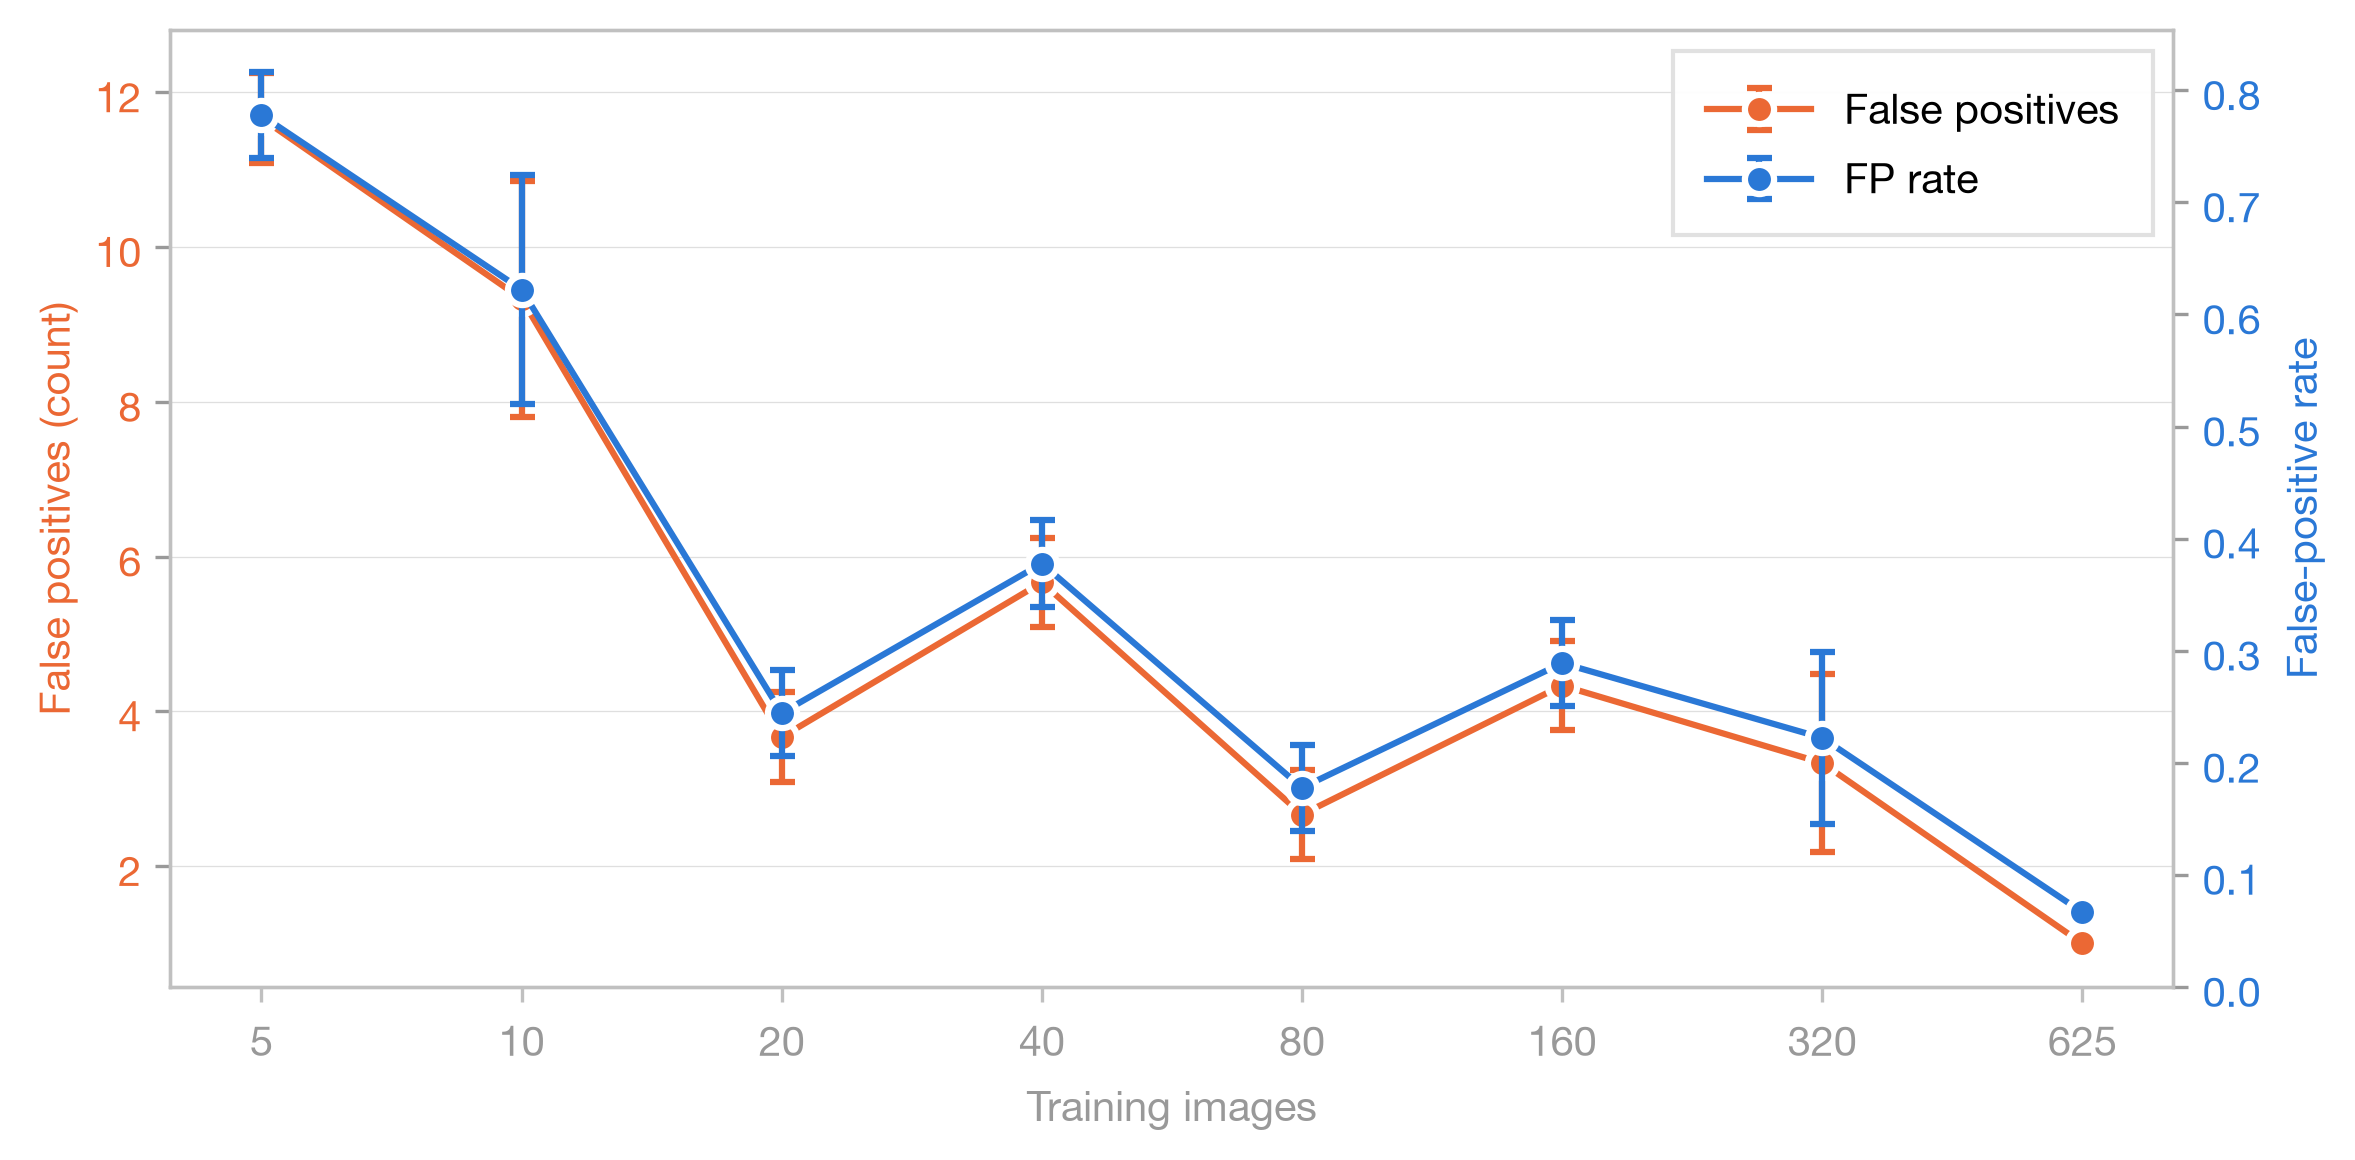

Source code (Python):
"""False positives vs. training size for the data-scaling experiment.

Uses the canonical prediction dataset's normal_false_positive flags to report
case-level false-alarm counts and rates on normal cases. Outputs terminal tables,
Markdown, JSON, PNG, and PDF with mean ± sample SD across seeds 42/43/44 at
final checkpoints.

Run from the project root:
    python analysis/data_scaling/evaluate_false_positives/evaluate_false_positives.py
"""

import json
import sys
from collections import defaultdict
from pathlib import Path
from statistics import mean, stdev

import matplotlib
matplotlib.use("Agg")
import matplotlib.pyplot as plt

SCRIPT_DIR = Path(__file__).resolve().parent
PROJECT_ROOT = SCRIPT_DIR.parents[2]
if str(PROJECT_ROOT) not in sys.path:
    sys.path.insert(0, str(PROJECT_ROOT))

from analysis.predictions_dataset.constants import MIN_PRED_AREA_FRACTION
from analysis.predictions_dataset.load_predictions_dataset import (
    DatasetValidationError,
    load_predictions_dataset,
)

OUT_BASE = "evaluate_false_positives"
NOISE_FLOOR = f"{MIN_PRED_AREA_FRACTION * 100:g}% of image area"
EXPERIMENT_NAME = "data_scaling"
EVALUATION_SPLIT = "test"
CHECKPOINT = "final"
SEEDS = [42, 43, 44]
SIZES = [5, 10, 20, 40, 80, 160, 320, 625]
FP_COUNT_COLOR = "#eb6834"
FP_RATE_COLOR = "#2a78d6"

plt.rcParams.update({
    "font.family": "sans-serif",
    "font.sans-serif": ["Helvetica Neue", "Helvetica", "Arial", "sans-serif"],
    "font.size": 10,
    "font.weight": "400",
    "axes.labelsize": 10,
    "axes.labelcolor": "#999999",
    "xtick.labelsize": 10,
    "ytick.labelsize": 10,
    "xtick.color": "#999999",
    "ytick.color": "#999999",
    "legend.fontsize": 10,
    "legend.framealpha": 0.95,
    "legend.edgecolor": "#e0e0e0",
    "grid.linewidth": 0.3,
    "grid.alpha": 0.4,
    "figure.facecolor": "white",
    "axes.facecolor": "white",
    "axes.spines.top": True,
    "axes.spines.right": True,
})


def select_runs(rows):
    runs = defaultdict(list)
    for row in rows:
        if (
            row.experiment_name == EXPERIMENT_NAME
            and row.evaluation_split == EVALUATION_SPLIT
            and row.checkpoint == CHECKPOINT
            and row.training_set_size in SIZES
            and row.seed in SEEDS
        ):
            runs[row.training_set_size, row.seed].append(row)

    reference_cases = None
    for size in SIZES:
        for seed in SEEDS:
            run = runs[size, seed]
            if not run:
                raise DatasetValidationError(f"Missing scaling run: size={size}, seed={seed}")
            if len({row.configuration_id for row in run}) != 1:
                raise DatasetValidationError(f"Multiple configurations: size={size}, seed={seed}")
            cases = {row.image_id: (row.pathology, row.mass_present) for row in run}
            if len(cases) != len(run):
                raise DatasetValidationError(f"Duplicate test cases: size={size}, seed={seed}")
            if set(row.pathology for row in run) != {"malignant", "benign", "normal"}:
                raise DatasetValidationError(f"Missing or unknown pathology: size={size}, seed={seed}")
            if reference_cases is None:
                reference_cases = cases
            if cases != reference_cases:
                raise DatasetValidationError(f"Test cases differ: size={size}, seed={seed}")
            for row in run:
                if row.pathology in ("malignant", "benign"):
                    if not row.mass_present:
                        raise DatasetValidationError(f"Invalid mass case: {row.image_id}")
                elif row.pathology == "normal":
                    if (
                        row.mass_present
                        or not isinstance(row.normal_false_positive, bool)
                        or row.normal_false_positive != row.triage_detection_flag
                    ):
                        raise DatasetValidationError(f"Invalid normal case: {row.image_id}")
                else:
                    raise DatasetValidationError(f"Unknown pathology: {row.pathology}")
    return runs


def count_false_positives(rows):
    normal_cases = [row for row in rows if row.pathology == "normal"]
    if not normal_cases:
        raise DatasetValidationError("Missing normal cases")
    return sum(row.normal_false_positive for row in normal_cases), len(normal_cases)


def summarize_sizes(runs):
    counts_per_seed = []
    count_metrics = {"mean": [], "std": []}
    rate_metrics = {"mean": [], "std": []}
    for size in SIZES:
        results = [count_false_positives(runs[size, seed]) for seed in SEEDS]
        counts = [count for count, _ in results]
        rates = [count / n_normal for count, n_normal in results]
        counts_per_seed.append(counts)
        for metric, values in ((count_metrics, counts), (rate_metrics, rates)):
            metric["mean"].append(mean(values))
            metric["std"].append(stdev(values))
    return counts_per_seed, count_metrics, rate_metrics


def main():
    data = load_predictions_dataset()
    runs = select_runs(data.rows)
    counts_per_seed, count_metrics, rate_metrics = summarize_sizes(runs)
    _, n_normal = count_false_positives(runs[SIZES[0], SEEDS[0]])
    title = "False positives vs. training size"
    description = (
        "Data-scaling test runs: seeds 42/43/44, final checkpoints, "
        f"training sizes {', '.join(map(str, SIZES))}, noise floor {NOISE_FLOOR}. "
        "Values are mean ± sample SD across seeds."
    )
    payload = {
        "title": title,
        "description": description,
        "noise_floor": NOISE_FLOOR,
        "seeds": SEEDS,
        "training_set_sizes": SIZES,
        "normal_cases": n_normal,
        "dataset_snapshot_id": data.snapshot_id,
        "experiment_name": EXPERIMENT_NAME,
        "evaluation_split": EVALUATION_SPLIT,
        "checkpoint": CHECKPOINT,
        "fp_count_per_seed": counts_per_seed,
        "fp_count": count_metrics,
        "fp_rate": rate_metrics,
    }
    json_path = SCRIPT_DIR / f"{OUT_BASE}.json"
    json_path.write_text(json.dumps(payload, indent=2, allow_nan=False) + "\n", encoding="utf-8")

    lines = [
        f"# {title}", "", description, "",
        f"Dataset snapshot: `{data.snapshot_id}`.", "",
        "A false positive is a Normal (mass-free) case the model flags as containing "
        "any retained mass. Every image is one patient with at most one mass, so "
        "this is a single case-level signal, not a count of predicted components.", "",
        "Values are mean ± sample standard deviation across the three seeds.", "",
        f"Normal test cases: {n_normal}.", "",
        "| Training size | Seed 42 | Seed 43 | Seed 44 | Mean FP rate | Mean FP count |",
        "|--------------:|:-------:|:-------:|:-------:|-------------:|--------------:|",
    ]
    for index, size in enumerate(SIZES):
        counts = counts_per_seed[index]
        lines.append(
            f"| {size} | {counts[0]}/{n_normal} | {counts[1]}/{n_normal} | {counts[2]}/{n_normal} | "
            f"{rate_metrics['mean'][index]:.4f} ± {rate_metrics['std'][index]:.4f} | "
            f"{count_metrics['mean'][index]:.2f} ± {count_metrics['std'][index]:.2f} |"
        )
    lines.append("")
    report = "\n".join(lines)
    (SCRIPT_DIR / f"{OUT_BASE}.md").write_text(report, encoding="utf-8")
    print(report)

    fig, ax = plt.subplots(figsize=(8, 4))
    positions = list(range(len(SIZES)))
    ax.errorbar(
        positions, count_metrics["mean"], yerr=count_metrics["std"], fmt="-o",
        color=FP_COUNT_COLOR, label="False positives", markersize=7,
        linewidth=1.5, capsize=3, markeredgecolor="white",
        markeredgewidth=1.5, zorder=3,
    )
    ax.set_xlabel("Training images")
    ax.set_ylabel("False positives (count)", color=FP_COUNT_COLOR)
    ax.set_xticks(positions, labels=SIZES)
    ax.tick_params(axis="y", labelcolor=FP_COUNT_COLOR)
    ax.grid(True, axis="y", linewidth=0.3, alpha=0.4)
    ax.grid(False, axis="x")

    ax2 = ax.twinx()
    ax2.errorbar(
        positions, rate_metrics["mean"], yerr=rate_metrics["std"], fmt="-o",
        color=FP_RATE_COLOR, label="FP rate", markersize=7,
        linewidth=1.5, capsize=3, markeredgecolor="white",
        markeredgewidth=1.5, zorder=3,
    )
    ax2.set_ylabel("False-positive rate", color=FP_RATE_COLOR)
    ax2.set_ylim(bottom=0)
    ax2.tick_params(axis="y", labelcolor=FP_RATE_COLOR)
    ax2.grid(False)

    for spine in list(ax.spines.values()) + list(ax2.spines.values()):
        spine.set_color("#c0c0c0")
    ax.tick_params(axis="x", color="#c0c0c0", labelcolor="#999999")
    handles, labels = ax.get_legend_handles_labels()
    handles2, labels2 = ax2.get_legend_handles_labels()
    ax.legend(handles + handles2, labels + labels2, loc="best", frameon=True,
              fancybox=False, borderpad=0.8, handlelength=2.5)
    fig.tight_layout(pad=1.2)
    for extension in ("pdf", "png"):
        output_path = SCRIPT_DIR / f"{OUT_BASE}.{extension}"
        metadata = {"CreationDate": None} if extension == "pdf" else None
        fig.savefig(output_path, dpi=300, bbox_inches="tight", metadata=metadata)
        print(f"Wrote {output_path}")
    plt.close(fig)


if __name__ == "__main__":
    main()
